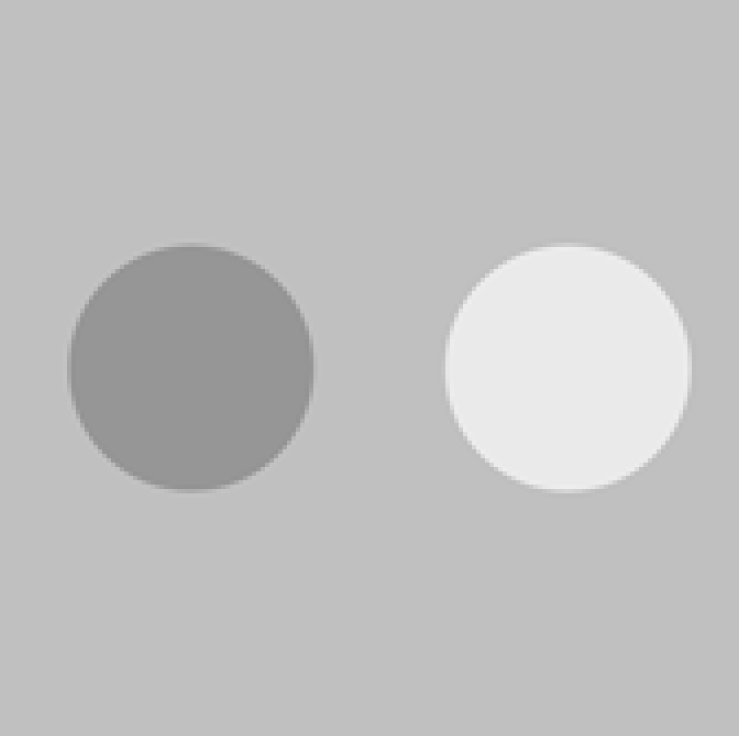
%> input picture Exercise3/images/circles.png, 739 x 736 px
$ octave sh03ex02.m   (GNU Octave 9; MATLAB toolbox functions it lacks are replaced by stand-ins)
%> lines starting %> are read from the running program, lines starting %| are printed output that depends on the picture; in (x1, y1, x2, y2) boxes, pixels count from 0 and x2, y2 are one past the last pixel; in counts of white or black regions, pixels touching at a corner belong together; the program's own positions count from 1
### Exercise3/gradientColored.m
function Rrgb = gradientColored(B, R, SCHWELLE)
% Farbenfrohe Darstellung eines Bildgradienten
%
% INPUT
%   B          zu Grunde liegendes Bild (1-kanal)
%   R          Gradientenrichtung
%   SCHWELLE   Schwellwert zur Gradientenanzeige
%
% OUTPUT
%   Rrgb       Farbiges Bild Gradientenrichtung

R = R - min(R(:)); % R ist Gradientenrichtung, [-pi;pi] -> [0;pi]
R = uint8(round(R ./ max(R(:)) .* 255)); % [0;pi] -> [0;255]
Rrgb = ind2rgb(R, hsv(255));    % Maps the index range [0;255] (each value in R is treated as an index) to hsv color values
mask = repmat(B > SCHWELLE, [1 1 3]);   % Set pixels with a small gradient magnitude to 0
Rrgb = Rrgb .* mask;

end

### Exercise3/sh03ex02.m
%% Group 2: Dominik Authaler, Jonas Otto
close all;
clc;
clear;

%% Calculation
image = im2double(rgb2gray(imread("./images/circles.png")));
%> image: size 736x739 double; min 0.573, max 0.933, mean 0.753

% Rescale to fit exactly [0, 1]
image = image - min(image(:));
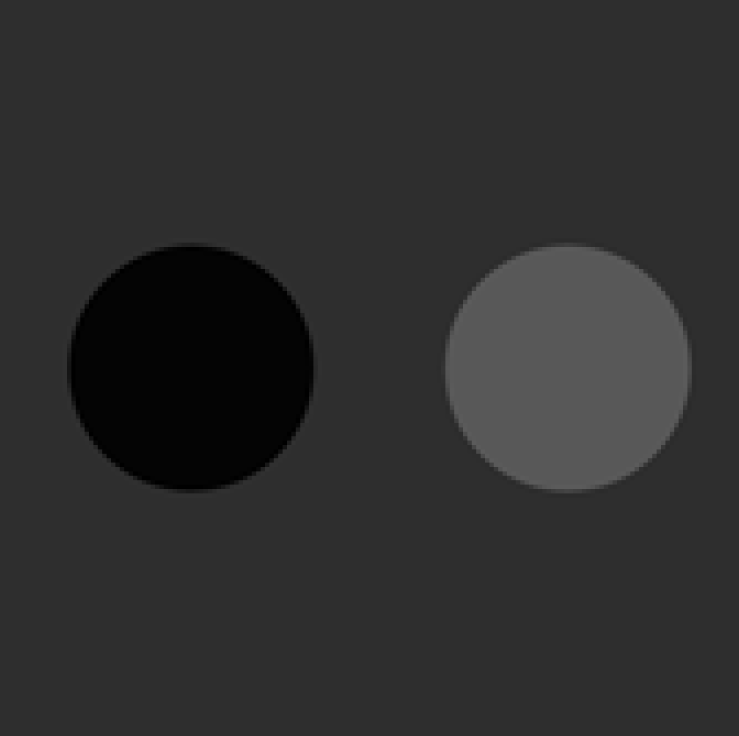
%> image: size 736x739 double; min 0, max 0.361, mean 0.18
image = image ./ max(image(:));
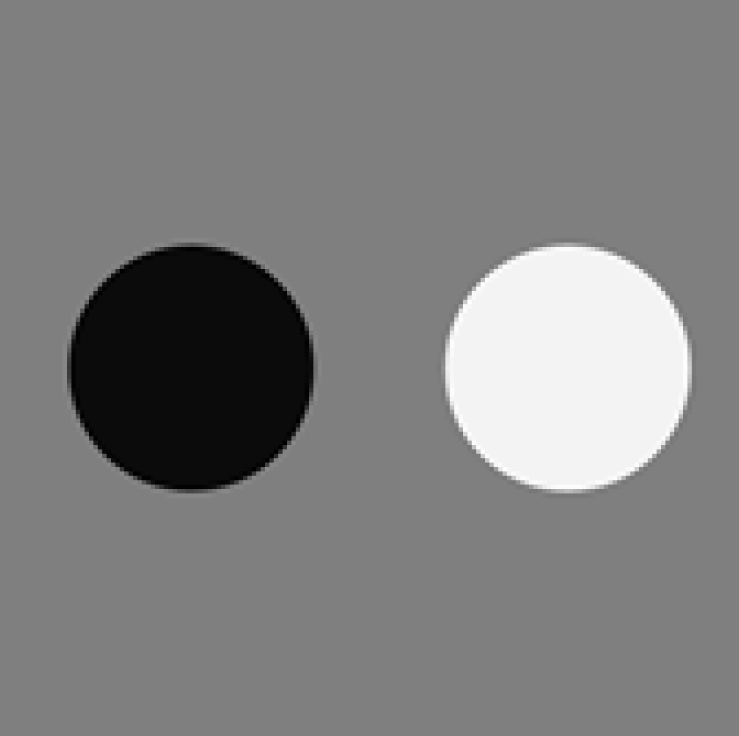
%> image: size 736x739 double; min 0, max 1, mean 0.5

%min(image(:))
%max(image(:))

sobelX = [1, 0, -1; 2, 0, -2; 1, 0, -1];
sobelY = [1, 2, 1; 0, 0, 0; -1, -2, -1];

I_x = imfilter(image, sobelX, 'replicate', 'conv');
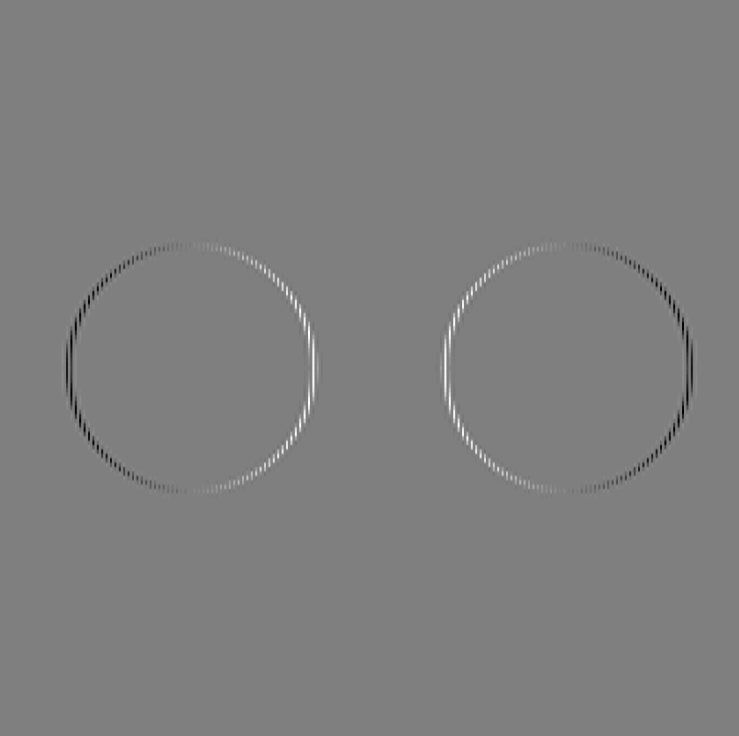
%> I_x: size 736x739 double; min -1.57, max 1.57, mean -2.61e-19; drawn with min black and max white
I_y = imfilter(image, sobelY, 'replicate', 'conv');

magnitude = sqrt(I_x .^2 + I_y .^2);

angles = atan2(I_y, I_x);
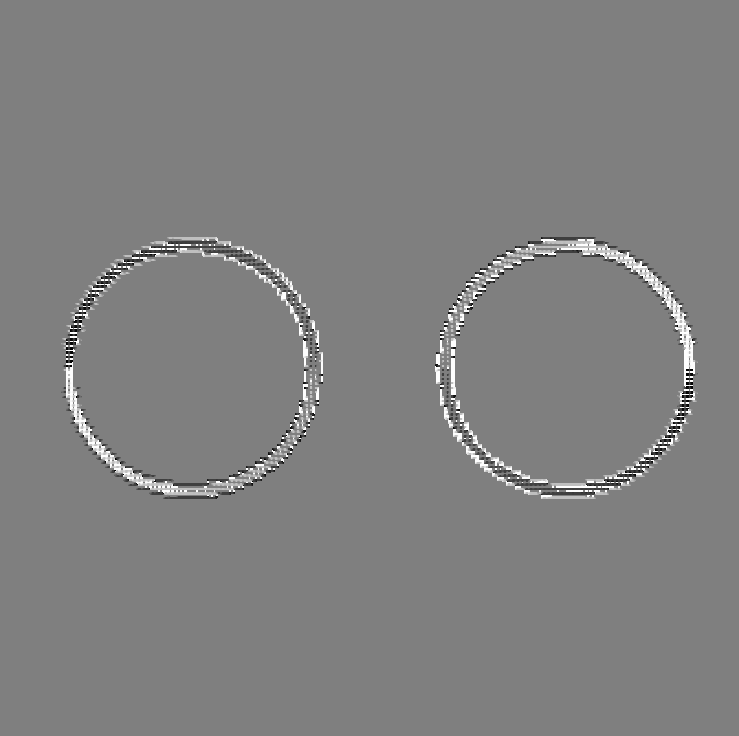
%> angles: size 736x739 double; min -3.14, max 3.14, mean 0.0278; drawn with min black and max white

rX = 110:120;
rY = 270:280;

%% Visualization
rows = 1;
cols = 3;

subplot(rows, cols, 1);
imshow(image);
title("original image");

subplot(rows, cols, 2);
imshow(magnitude(rY, rX), []);
title("magnitude and direction");
hold on;
quiver(I_x(rY, rX), I_y(rY, rX), 1);
hold off;

subplot(rows, cols, 3);
imshow(gradientColored(magnitude, angles, 0.25));
%> in gradientColored, `Rrgb = ind2rgb(R, hsv(255));`:
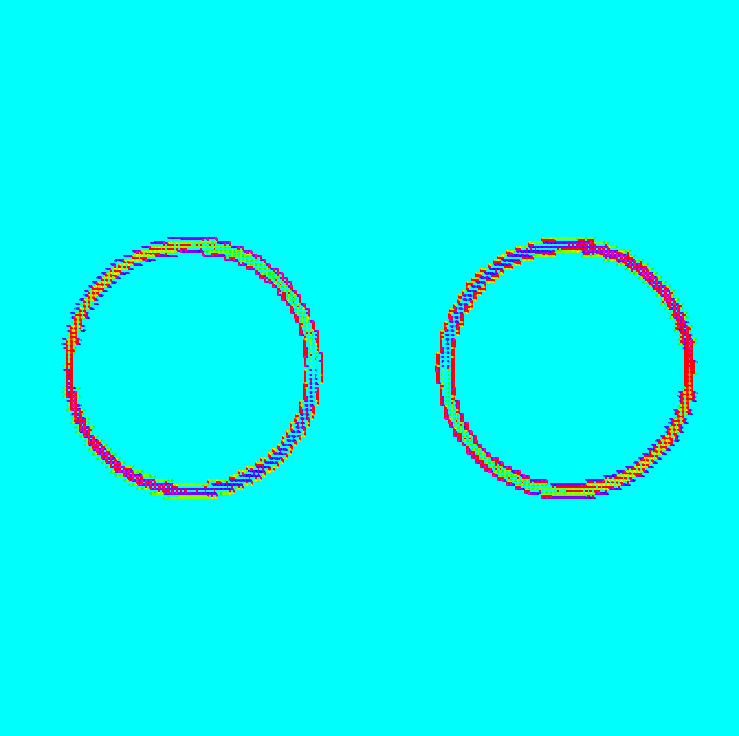
%> Rrgb: size 736x739x3 double; mean R, G, B 0.023, 0.977, 0.966
%> in gradientColored, `mask = repmat(B > SCHWELLE, [1 1 3]);`:
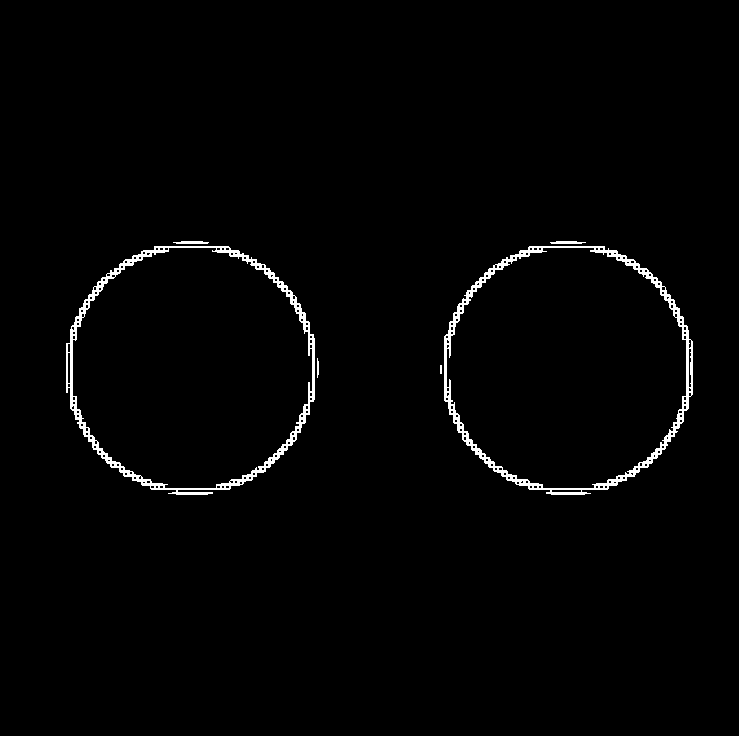
%> mask: size 736x739x3 logical; 1.5% white; 6 white regions (1 under 20 px), largest, box (x1, y1, x2, y2) and area: (444, 246, 693, 495) 4110, (66, 246, 315, 495) 4028, (173, 241, 209, 244) 90, (550, 241, 586, 244) 88, (317, 358, 319, 378) 34
title("image orientation");
tightfig;
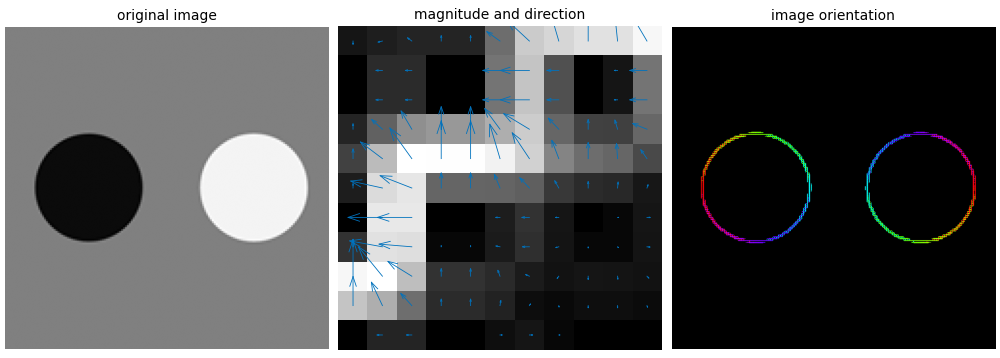
%> figure redrawn from the program's plot data, 3 panels
%saveas(gcf,'./images/ex02.eps','epsc')
